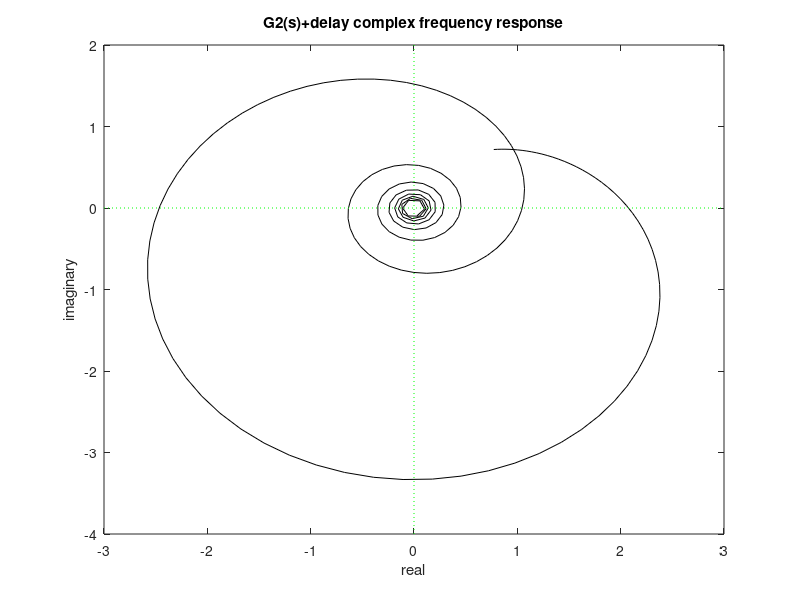

Source code (MATLAB):
% Transfer function + delay, for study: frequency response (complex plane)
%case 2d
Td=0.5; %pure delay in seconds
% continuous time transfer function:
num2Ns=[10 0]; den2Ns=[1 3 10]; %G2(s)=10s/(s^2+3s+10)

%frequency response
wr=logspace(0,2,200); %frequency values for response (rad/s)
H2Ns=freqs(num2Ns,den2Ns,wr); %G2(s) frequency response
H2Nsd=H2Ns.*exp(-j*Td*wr); %adding delay to G2(s)

%display frequency response
plot(H2Nsd,'k'); hold on;
x1=-3; x2=3; y1=-4; y2=2;
axis([x1 x2 y1 y2]);
plot([x1 x2],[0 0],':g'); %x axis
plot([0 0],[y1 y2],':g'); %y axis
title('G2(s)+delay complex frequency response');
xlabel('real'); ylabel('imaginary');
